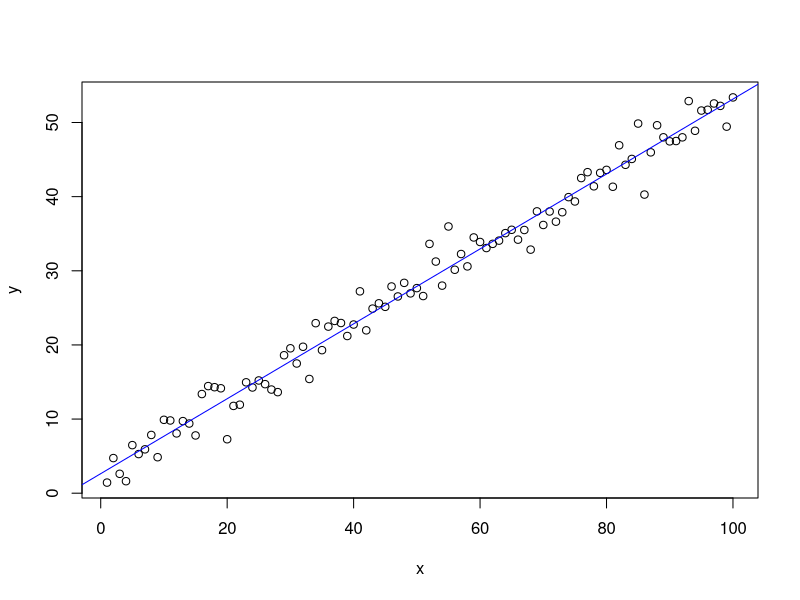
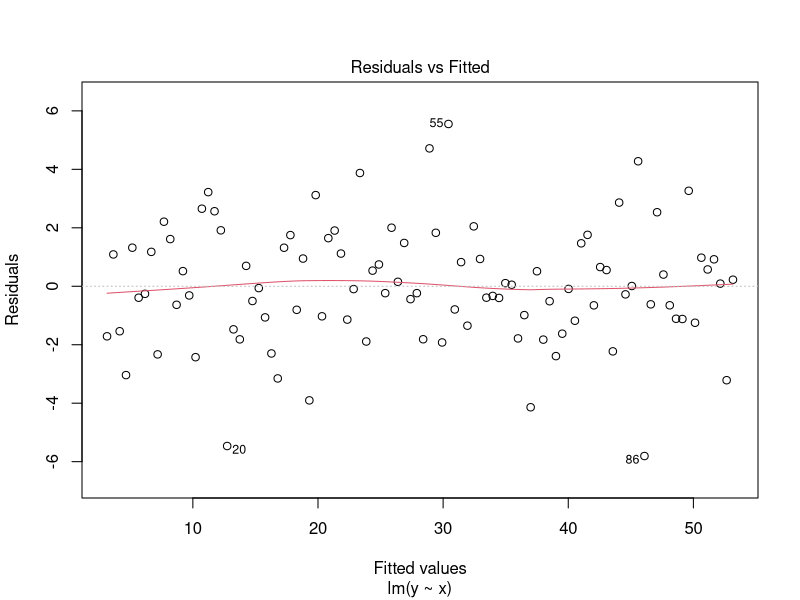
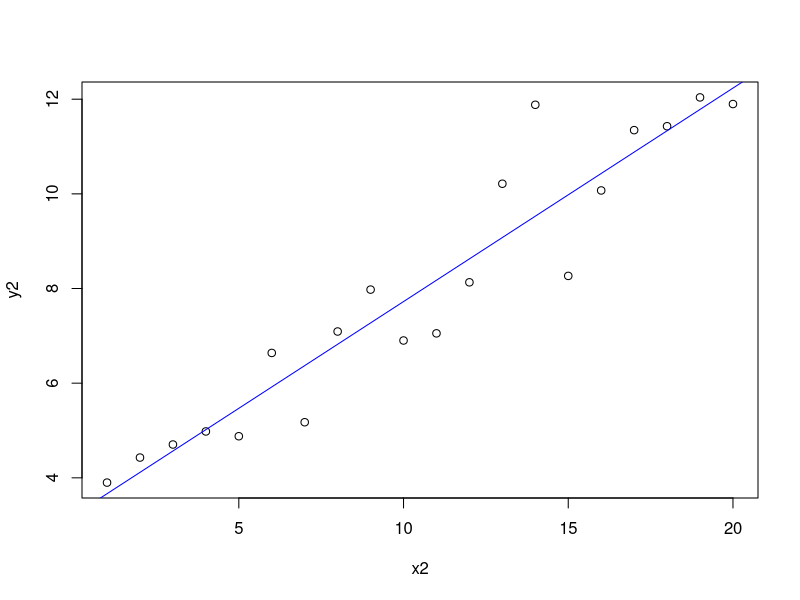
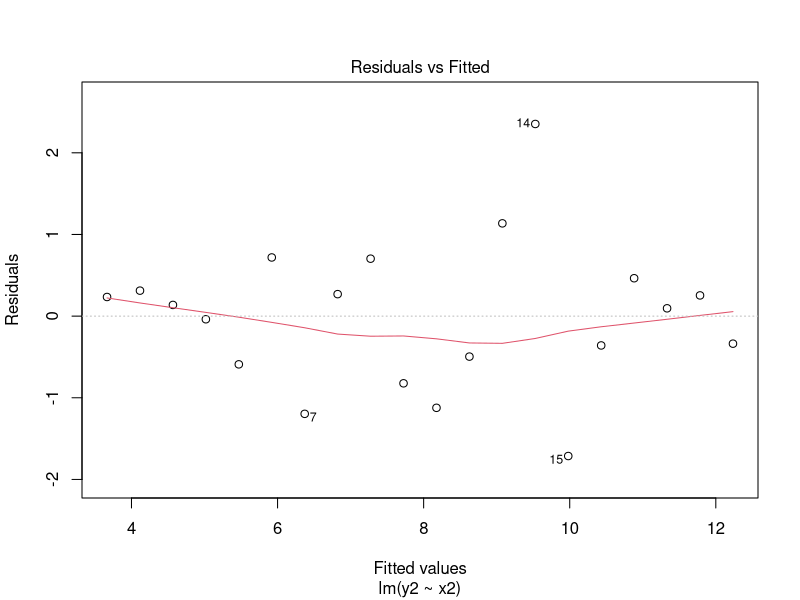
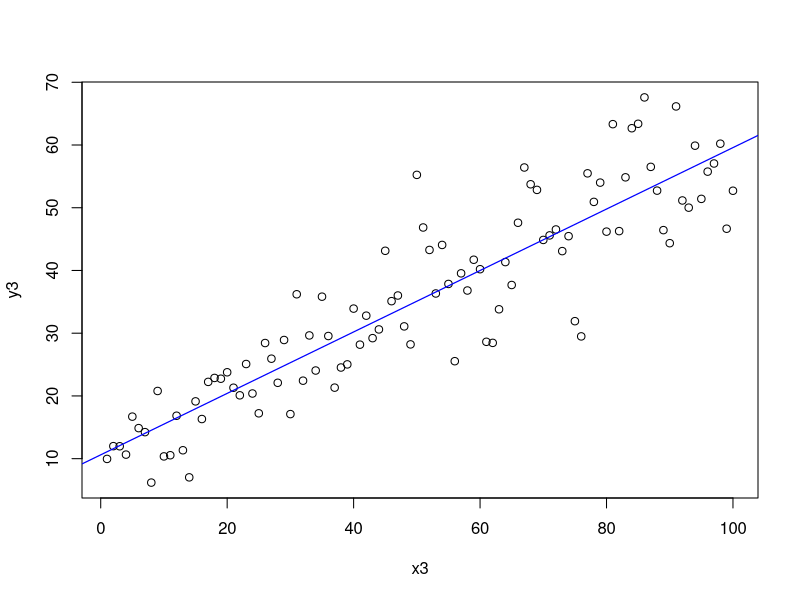
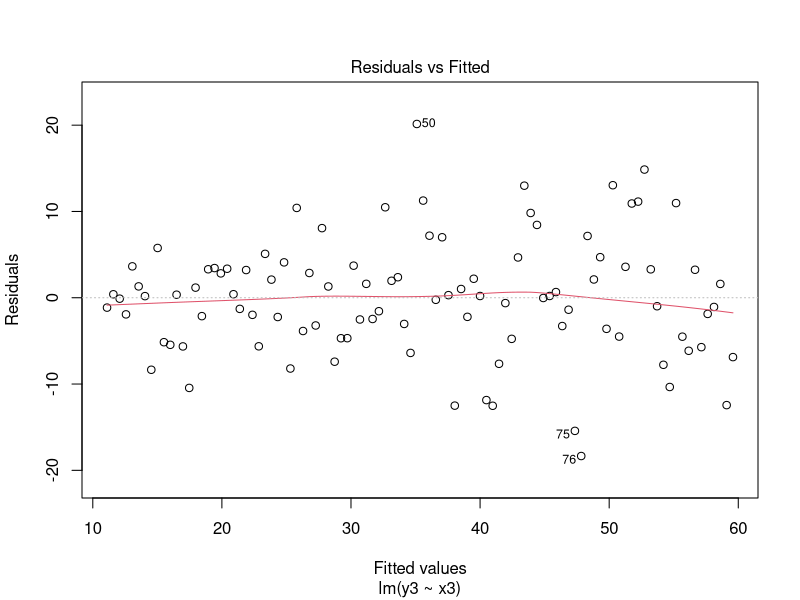
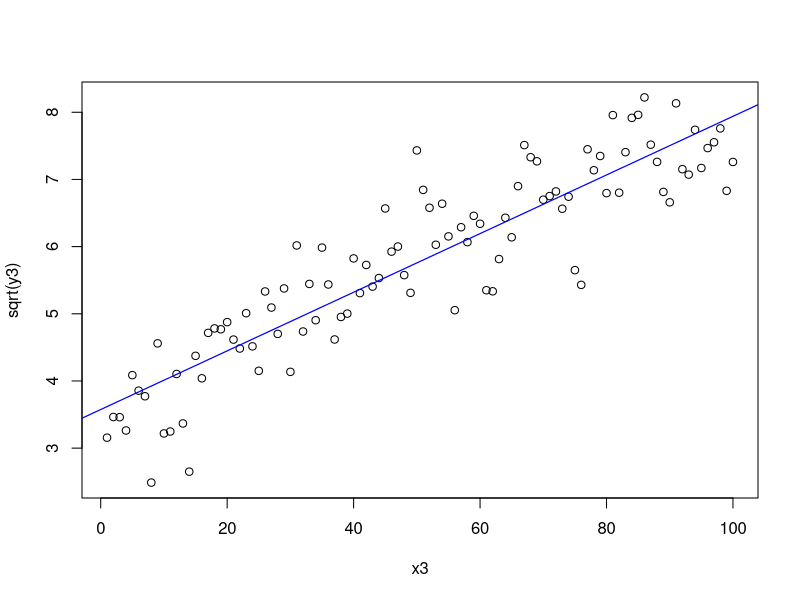
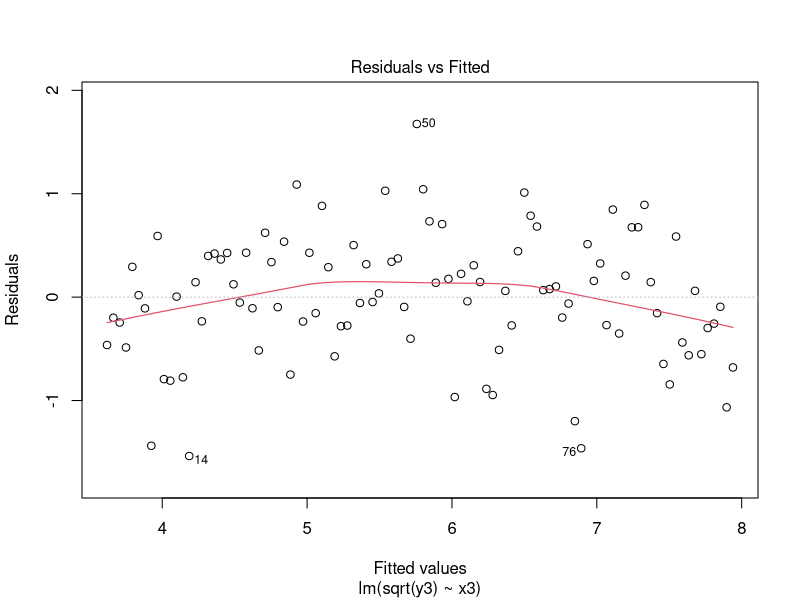

Write R code to recreate these figures, in order.
## ---- chunk 1
require(knitr)
pdf_doc <- knitr::is_latex_output()
if (pdf_doc) {opts_chunk$set(echo=FALSE, fig.align="center", out.width="70%")} else {opts_chunk$set(echo=TRUE)}
## ---- chunk 2
# Set a seed to make simulations reproducible
set.seed(2302) 
# Dataset 1
x <- 1:100
y <- 3 + 0.5*x + rnorm(100, 0, 2)
## ---- chunk 3
# Fit a simple linear regression
model1 <- lm(y ~ x)
# Scatterplot with line of best fit
plot(x, y)
abline(model1, col="blue")
# Coefficients of fitted model
coef(model1)
## ---- chunk 4
# Residual plot for model 1
plot(model1, 1)
## ---- chunk 5
# Dataset 2
set.seed(1184) 
x2 <- 1:20
y2 <- 3 + 0.5*x2 + rnorm(20, 0, 1)
# Fit linear model
model2 <- lm(y2 ~ x2)
# Produce scatterplot with line of best fit
plot(y2 ~ x2)
abline(model2, col="blue")
# Produce residual plot 
plot(model2, 1) 
## ---- chunk 6
# Dataset 3
set.seed(1285)
x3 <- seq(1, 100, length.out=100)
y3 <- 10 + 0.5*x3 + rnorm(100, 0, sqrt(x3))
# Produce a scatterplot
plot(x3, y3)
# Fit a simple linear regression model and add line of best fit to the plot
model3 <- lm(y3 ~ x3)
abline(model3, col="blue", lwd=1.2)
## ---- chunk 7
# Residual Plot 
plot(model3, 1) 
## ---- chunk 8
plot(x3, sqrt(y3))
model3_sqrt <- lm(sqrt(y3) ~ x3)
abline(model3_sqrt, col="blue", lwd=1.2)
plot(model3_sqrt, 1, lwd=1.2)
## ---- chunk 9
plot(x3, log(y3))
model3_log <- lm(log(y3) ~ x3)
abline(model3_log, col="blue", lwd=1.2)
plot(model3_log, 1, lwd=1.2)
## ---- chunk 10
# Dataset 4
set.seed(1066)
x <- seq(0.25, 25, by=0.25)
y <- 100 - 20*x + x^2 + rnorm(100, 0, 20)
# Produce a scatterplot of the dataset
plot(x, y)
## ---- chunk 11
# Fit simple linear regression model and produce residual plot 
plot(x, y)
model4_linear <- lm(y ~ x)
abline(model4_linear, col="blue", lwd=1.2)
plot(model4_linear, 1, lwd=1.2)
## ---- chunk 12
# Fit quadratic regression model and produce residual plot
model4_quadratic <- lm(y ~ x + I(x^2))
plot(model4_quadratic, 1, lwd=1.2)
## ---- chunk 13
quadraticPlot <- function(x, y){
  # Produce a scatterplot of the data
  plot(x, y, xlab="x", ylab="y", main="Scatterplot")
  # Fit a quadratic regression model
  m <- lm(y ~ x + I(x^2))
  # Create a vector ax of length 101 
  # spanning the range of the explanatory variable
  ax <- seq(min(x), max(x), length.out=101)
  # predict the response for each value in ax
  fitted.curve <- predict(m, newdata=list(x=ax))
  # Fit a curve through the predicted response values and 
  # add to this to the plot
  lines(ax, fitted.curve, col="navy", lwd=2) 
}
## ---- chunk 14
# Apply the quadraticPlot function to the quadratic regression model fitted earlier
quadraticPlot(x, y)
## ---- chunk 15
coef(model4_quadratic)
